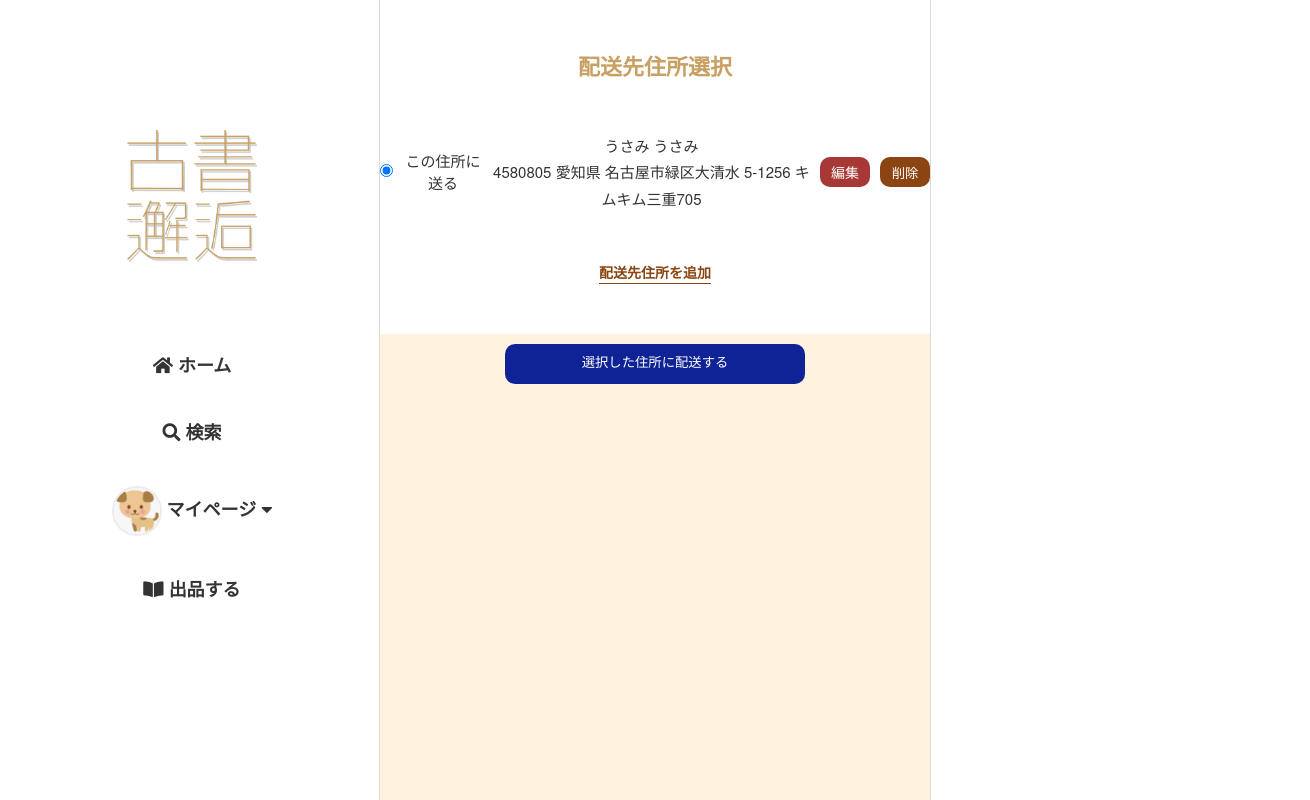
The app's page /mypage/shippingaddress (signed in) with its own data.
### flmapp/models/user.py (models this page shows, shortened)
class User(UserMixin, db.Model):
    __tablename__ = 'User'
    __table_args__ = (CheckConstraint('update_at >= create_at'),)
    User_id = db.Column(db.Integer, primary_key=True)
    user_code = db.Column(db.String(64), unique=True, index=True, nullable=False)
    username = db.Column(db.String(64), index=True, nullable=False)
    email = db.Column(db.String(64), unique=True, index=True, nullable=False)
    password_hash = db.Column(db.String(128), nullable=False)
    picture_path = db.Column(db.Text, default='default.jpeg', nullable=False)
    prof_comment = db.Column(db.Text)
    default_ShippingAddress_id = db.Column(db.Integer, db.ForeignKey('ShippingAddress.ShippingAddress_id'))
    default_pay_way = db.Column(db.Integer, default=1, nullable=False)
    default_Credit_id = db.Column(db.Integer, db.ForeignKey('Credit.Credit_id'))
    is_active = db.Column(db.Boolean, default=True, nullable=True)
    create_at = db.Column(db.DateTime, default=datetime.now, nullable=False)
    update_at = db.Column(db.DateTime, default=datetime.now, nullable=False)
    def get_id(self):
        return (self.User_id)
    @property
    def password(self):
        raise AttributeError('パスワードは読み取り可能な属性ではありません。')

class ShippingAddress(db.Model):
    __tablename__ = 'ShippingAddress'
    __table_args__ = (CheckConstraint('update_at >= create_at'),)
    ShippingAddress_id = db.Column(db.Integer, primary_key=True)
    User_id = db.Column(db.Integer, db.ForeignKey('User.User_id'), nullable=False)
    last_name = db.Column(db.String(255), nullable=False)
    first_name = db.Column(db.String(255), nullable=False)
    last_name_kana = db.Column(db.String(255), nullable=False)
    first_name_kana = db.Column(db.String(255), nullable=False)
    zip_code = db.Column(db.Integer, nullable=False)
    prefecture = db.Column(db.String(64), nullable=False)
    address1 = db.Column(db.String(255), nullable=False)
    address2 = db.Column(db.String(255), nullable=False)
    address3 = db.Column(db.String(255))
    create_at = db.Column(db.DateTime, default=datetime.now, nullable=False)
    update_at = db.Column(db.DateTime, default=datetime.now, nullable=False)
    @classmethod
    def search_shippingaddress(cls, ShippingAddress_id):
        return cls.query.get(ShippingAddress_id)
    @classmethod
    def select_shippingaddresses_by_user_id(cls):
        return cls.query.filter_by(User_id = current_user.get_id()).all()

### flmapp/views/mypage.py (the view)
@bp.route('/shippingaddress', methods=['GET', 'POST'])
@login_required # ログインしていないと表示できないようにする
def shippingaddress():
    form = ShippingAddressForm(request.form, ShippingAddress_id=current_user.default_ShippingAddress_id)
    delete_form = HiddenShippingAddressDeleteForm(request.form)
    shippingaddresses = ShippingAddress.select_shippingaddresses_by_user_id()
    if shippingaddresses:
        form.ShippingAddress_id.choices += [(int(shippingaddress.ShippingAddress_id),'この住所に送る') for shippingaddress in shippingaddresses]
    if request.method=='POST' and form.validate():
        with db.session.begin(subtransactions=True):
            current_user.default_ShippingAddress_id = form.ShippingAddress_id.data
        db.session.commit()
        flash('配送先住所を設定しました。')
    return render_template('mypage/shippingaddress.html', form=form, delete_form=delete_form, shippingaddresses=shippingaddresses)

### flmapp/forms/mypage.py (shortened to what this page needs)
class ShippingAddressForm(FlaskForm):
    ShippingAddress_id = RadioField('配送先住所', choices=[], coerce=int)
    submit = SubmitField('選択した住所に配送する')

class HiddenShippingAddressDeleteForm(FlaskForm):
    ShippingAddress_id = HiddenField()
    submit = SubmitField('削除')

### flmapp/models/user.py (called while the page is built)
@login_manager.user_loader
def load_user(user_id):
    return User.query.get(user_id)

### flmapp/views/mypage.py (called while the page is built)
@bp.context_processor
def shippingaddresses_processor():
    def search_shippingaddress(ShippingAddress_id):
        shippingaddress = ShippingAddress.search_shippingaddress(ShippingAddress_id)
        return shippingaddress
    return dict(search_shippingaddress=search_shippingaddress)

@bp.context_processor
def credit_processor():
    def search_credit(Credit_id):
        """クレジット情報レコードを返す"""
        credit = Credit.search_credit(Credit_id)
        return credit
    return dict(search_credit=search_credit)

@bp.context_processor
def likes_count_processor():
    def likes_count(sell_id):
        """いいねの数をカウントして返す"""
        all_likes = Likes.select_likes_by_sell_id(sell_id)
        return len(all_likes)
    return dict(likes_count=likes_count)

@bp.context_processor
def followers_count_processor():
    def followers_count(user_id):
        """フォロワーの数をカウントして返す"""
        all_followers = UserConnect.select_followers_by_user_id(user_id)
        return len(all_followers)
    return dict(followers_count=followers_count)

### flmapp/templates/mypage/shippingaddress.html (shortened to what this page needs)
{% from "_formhelpers.html" import render_field %}
{% extends "base02.html" %}
{% block head %}
<link rel="stylesheet" type="text/css" href="{{ url_for('static', filename='css/mypage/shippingaddress.css')}}">
{% endblock %}
{% block content %}
<div class="base2-wrap">
<h1>配送先住所選択</h1>
<table>
{% for field in form.ShippingAddress_id %}
    {% set shippingaddress = search_shippingaddress(field.data) %}
    <tr>
        <td class="pd-r-1">{{ field(form="choice") }}</td>
        <td class="pd-r-1">{{ field.label }}</td>
        <td>
            <div class="pd-r-1">
                <p>
                    {{ shippingaddress.last_name }}
                    {{ shippingaddress.first_name }}
                </p>
                <p>
                    {{ shippingaddress.zip_code }}
                    {{ shippingaddress.prefecture }}
                    {{ shippingaddress.address1 }}
                    {{ shippingaddress.address2 }}
                    {{ shippingaddress.address3 }}
                </p>
            </div>
        </td>
        <td><div class="edit mg-r-1"><a href="{{ url_for('mypage.shippingaddress_edit', shippingaddress_id=shippingaddress.ShippingAddress_id) }}">編集</a></div></td>
        <td>
            <form method="POST" action="{{url_for('mypage.shippingaddress_delete')}}">
                <div>
                    {{ delete_form.submit(id="delete") }}
                </div>
            </form>
        </td>
    </tr>
{% endfor %}
</table>
<div class="pd-tb-5">
    {% if shippingaddresses|length < 5 %}
        <a class="address" href="{{ url_for('mypage.shippingaddress_register') }}">配送先住所を追加</a>
    {% else %}
        <P>※配送先住所は5件以上登録できません。</P>
    {% endif %}
</div>
</div>
<div class="mg-tb-1 txt-center">
    {{ form.submit(form="choice") }}
</div>
{% endblock %}

### flmapp/templates/base02.html (shortened to what this page needs)
<!DOCTYPE html>
<html lang="ja">
    <head>
        <link rel="stylesheet" href="https://use.fontawesome.com/releases/v5.15.1/css/all.css">
        <link rel="stylesheet" type="text/css" href="{{ url_for('static', filename='css/sanitize.css')}}">
        <link rel="stylesheet" type="text/css" href="{{ url_for('static', filename='css/global.css')}}">
        <link rel="stylesheet" type="text/css" href="{{ url_for('static', filename='css/kosho-flame.css')}}">
        <link rel="stylesheet" type="text/css" href="{{ url_for('static', filename='css/common2.css')}}">
        <link rel="stylesheet" href="{{ url_for('static', filename='css/login_required_modal.css')}}">
        <link rel="stylesheet" href="{{ url_for('static', filename='css/logout_modal.css')}}">
        <link rel="stylesheet" href="{{ url_for('static', filename='css/like.css')}}">
        <link rel="stylesheet" href="{{ url_for('static', filename='css/follow.css')}}">
        <link rel="stylesheet" href="{{ url_for('static', filename='css/item.css')}}">
        {%block head %}{% endblock%}
    </head>
    <body>
        <div class="wrap">
            <header>
                <div class="h-wrap">
                    <h1><img src="{{ url_for('static', filename='images/logo.png')}}" alt="ロゴ"></h1>
                    <nav>
                        <ul>
                            <li><a id="home" href="{{url_for('route.home')}}">
                                <i class="fas fa-home"></i>
                                ホーム
                            </a></li>
                            <li><a href="{{url_for('search.item')}}">
                                <i class="fas fa-search"></i>
                                検索
                            </a></li>
                            {% if current_user.is_authenticated %}
                                <li>
                                    <label for="check1" class="accordion-open">
                                        <img class="u-icon" src="{{url_for('static', filename='user_image/' + current_user.picture_path)}}">
                                        マイページ
                                        <i class="fas fa-caret-down"></i>
                                    </label>
                                </li>
                            {% else %}
                                <li><a href="{{url_for('auth.login')}}">
                                    ログイン
                                </a></li>
                            {% endif %}
                            <li><a href="{{url_for('sell.sell')}}">
                                <i class="fas fa-book-open"></i>
                                出品する
                            </a></li>
                        </ul>
                    </nav>
                </div>
            </header>
            <div class="container">
                {% block content %}
                {% endblock %}
            </div>
            <div class="r-content">
            </div>
        </div>
    </body>
</html>

### flmapp/static/css/sanitize.css (style rules this page uses)
article, aside, details, figcaption, figure, footer, header, main, menu, nav, section, summary { display: block; }
html { box-sizing: border-box; cursor: default; font-family: sans-serif; line-height: 1.5; -ms-text-size-adjust: 100%; -webkit-text-size-adjust: 100%; }
body { margin: 0; }
h1 { font-size: 2em; margin: .67em 0; }
nav ol, nav ul { list-style: none; }
audio, canvas, iframe, img, svg, video { vertical-align: middle; }
img { border-style: none; }
a { background-color: transparent; -webkit-text-decoration-skip: objects; }
table { border-collapse: collapse; border-spacing: 0; }
button, input { overflow: visible; }
button, html [type="button"], [type="reset"], [type="submit"] { -webkit-appearance: button; }
[type="checkbox"], [type="radio"] { padding: 0; }
a, area, button, input, label, select, textarea, [tabindex] { -ms-touch-action: manipulation; touch-action: manipulation; }

### flmapp/static/css/global.css (style rules this page uses)
* { margin: 0; padding: 0; outline: none; }
html { font-size: 62.5%; }
body { background-color: #FFF; color : #333333; font-family: "Helvetica Neue", Arial, "Hiragino Kaku Gothic ProN", "Hiragino Sans", Meiryo, sans-serif; }
h1 { margin: 0; }
p { margin: 0; font-size: 1.5rem; line-height: 1.75; }
a { color: #333333; text-decoration: none; display: inline-block; transition: color 0.5s; }
ul { list-style: none; }

### flmapp/static/css/kosho-flame.css (style rules this page uses)
input, select, textarea { font-family: 'Courier New', Courier, monospace; }
#delete { width: 50px; height: 30px; background-color: #8b4513; color: white; border: none; border-radius: 10px; transition: .2s; outline: none; }
.edit { width: 50px; height: 30px; background-color: #a73836; color: white; border: none; border-radius: 10px; transition: .2s; outline: none; }
.edit a { line-height: 30px; color: white; text-decoration: none; }
a.address { text-decoration: none; border-bottom: solid 1px #8b4513; color: #8b4513; font-weight: bold; }
#submit { width: 300px; height: 40px; line-height: 40px; border: none; border-radius: 10px; color: white; transition: .2s; background-color: #0f2396; }
.txt-center { text-align: center; }
.mg-r-1 { margin-right: 10px; }
.mg-tb-1 { margin: 10px 0px; }
.pd-tb-5 { padding: 50px 0px; }
.pd-r-1 { padding-right: 10px; }

### flmapp/static/css/common2.css (style rules this page uses)
.wrap { width: 1300px; margin: 0 auto; display: flex; justify-content: space-between; overflow: visible; }
header { position: sticky; top: 0; width: 375px; overflow-y: scroll; -ms-overflow-style: none; height: 100vh; background-color: #FFF; padding-top: 80px; border-right: solid 1.5px #dedbd5; }
.container { min-height: 100vh; width: 550px; background-color: #fff3e0; }
.r-content { position: sticky; top: 0; width: 375px; overflow-y: scroll; -ms-overflow-style: none; height: 100vh; padding-left: 30px; padding-bottom: 30px; background-color: #FFF; border-left: solid 1.5px #dedbd5; }
.h-wrap { display: flex; flex-direction: column; align-items: center; }
header h1 img { width: 130px; }
.h-wrap nav ul li { text-align: center; margin: 40px 0; }
.h-wrap nav ul li:not(.mp-a) { font-size: 1.8rem; font-weight: bold; }
.u-icon { width: 50px; height: 50px; border-radius: 50%; border: 2px solid #ececec; }
.accordion-open { display: block; cursor: pointer; font-size: 1.8rem; font-weight: bold; transition: color 0.5s; }
.base2-wrap { width: 100%; text-align: center; background-color: white; }
label { font-size: 1.5rem; }
h1 { font-size: 22px; margin: 0; padding: 50px 0; color: #C8A063; }

### flmapp/static/css/mypage/shippingaddress.css (style rules this page uses)
div.edit a { font-size: 1.4rem; }
a.address { font-size: 1.4rem; }
table { margin: 0 auto; }

### records on screen
User: picture_path (picture)
ShippingAddress: last_name "うさみ", first_name "うさみ", zip_code "4580805", prefecture "愛知県", address1 "名古屋市緑区大清水", address2 "5-1256", address3 "キムキム三重705"

### other values on screen
{{ field.label }} "この住所に送る"
